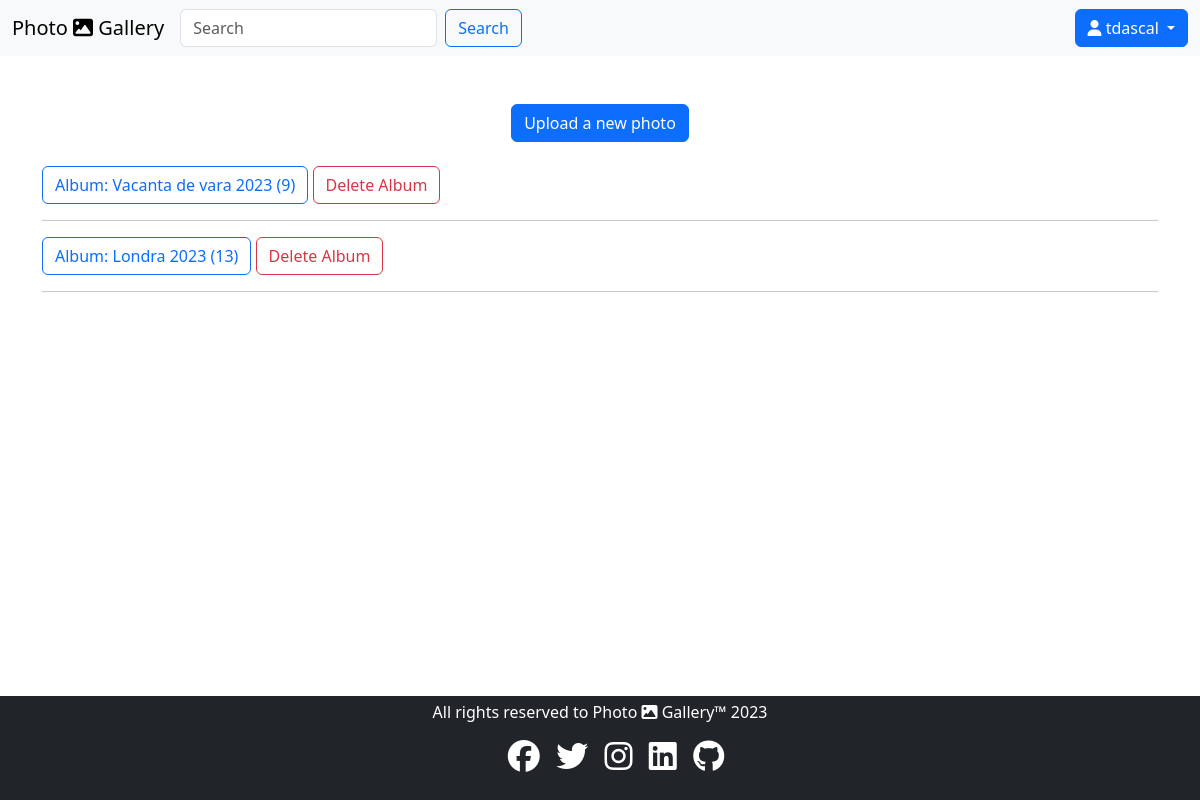
/albums (signed in), run on an earlier commit of the app's database.
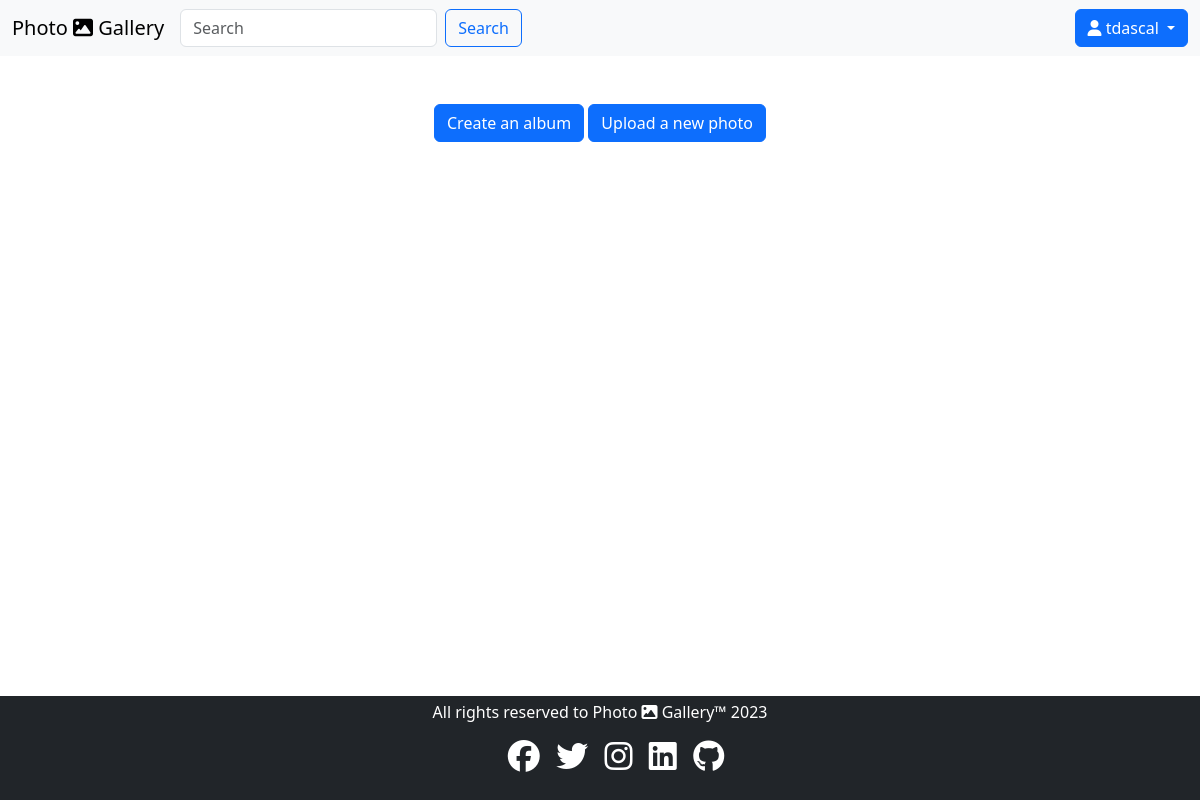
And on a later commit of the database.
### base/models.py (models this page shows, shortened)
class Album(models.Model):
    title = models.CharField(max_length=70)
    description = models.TextField()
    date = models.DateField(auto_now_add=True)
    owner = models.ForeignKey(User, on_delete=models.CASCADE)

class Photo(models.Model):
    title = models.CharField(max_length=70)
    image = models.ImageField()
    date = models.DateField(auto_now_add=True)
    latitude = models.FloatField(blank=True, null=True)
    longitude = models.FloatField(blank=True, null=True)
    thumbnail = models.ImageField(blank=True, null=True)
    album = models.ForeignKey(Album, on_delete=models.CASCADE)

### base/views.py (the view)
# urls.py: path("albums", views.albums, name="albums"),
@login_required(login_url="login")
def albums(request):
    albums = Album.objects.filter(owner=request.user.id)
    context = {"albums": albums}
    return render(request, "albums.html", context)

### templates/albums.html (shortened to what this page needs)
{% extends "base.html" %}
{% load static %}
{% block content %}
    {% if user.is_authenticated %}
        <div class="row text-center">
            <div class="col-lg-12">
                {% if albums|length < 1 %}
                    <a href="{% url 'create_album' %}"
                       class="btn btn-primary float-right mt-4">Create an album</a>
                {% endif %}
                {% if photos|length < 1 %}
                    <a href="{% url 'upload' %}" class="btn btn-primary float-right mt-4">Upload a new photo</a>
                {% endif %}
            </div>
        </div>
        <br>
        {% for album in albums %}
            <p>
                <a class="btn btn-outline-primary"
                   data-bs-toggle="collapse"
                   href="#{{ album.id }}"
                   role="button"
                   aria-expanded="true"
                   aria-controls="{{ album.id }}">Album: {{ album.title }} ({{ album.photo_set.all|length }})</a>
                <a class="btn btn-outline-danger"
                   href="/{{ album.id }}/delete_album/">Delete Album</a>
            </p>
            <hr>
        {% endfor %}
    {% endif %}
{% endblock %}

What changed in the data, as far as the page shows it:
removed Album: title "Vacanta de vara 2023", photo_set.all|length "9"
removed Album: title "Londra 2023", photo_set.all|length "13"
Also different on the page:
text now shown: "Create an album"
